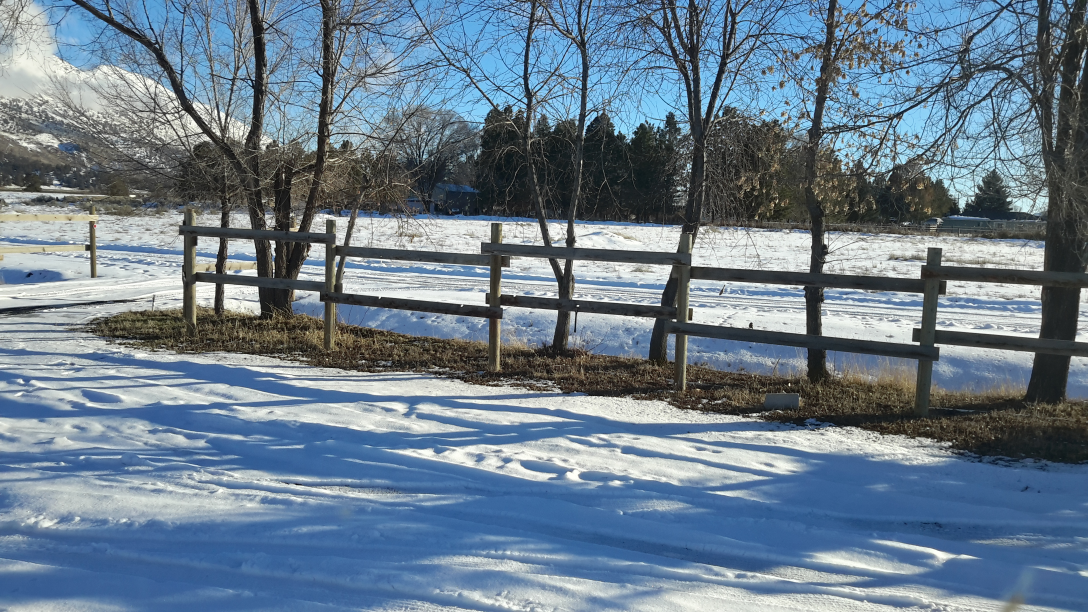
#> input picture input.jpg, 3264 x 1836 px (shown at 1/3 size)
$ python extreme_sprocket_overlay.py
#> lines starting #> are read from the running program, lines starting #| are printed output that depends on the picture
import cv2
import numpy as np

# [62 lines left out: function draw_variable_bleed_lines, not called in this run]


def create_sprocket_overlay(width, height, rolls=4, corner_radius_mm=0.25,
                           min_bleed_mm=0.75, max_bleed_mm=1.5):
    # Constants in pixels (converted from mm assuming 35mm film height)
    mm_to_px = height / (35 * rolls + 29)  # 35mm per roll + 10mm top/bottom border
    film_height = int(35 * mm_to_px)
    border_height = int(10 * mm_to_px)
    sprocket_width = int(1.9 * mm_to_px)
    sprocket_height = int(2.794 * mm_to_px)
    sprocket_spacing = int(4.7498 * mm_to_px)
    sprocket_offset = int(1.9 * mm_to_px)
    roll_spacing = int(3 * mm_to_px)  # Spacing between film rolls
    # Convert corner radius from mm to pixels
    corner_radius = int(corner_radius_mm * mm_to_px)
    total_film_and_borders = int((film_height * 4) + (border_height * 2) + (roll_spacing * 3))  # Height of the picture area

    # Create a blank image for the overlay with an alpha channel
    overlay = np.zeros((height, width, 4), dtype=np.uint8)  # RGBA: Black background with alpha

    # Create a separate layer for the bleed lines
    bleed_lines = np.zeros((height, width), dtype=np.uint8)

    # Extract the alpha channel for drawing and ensure it is contiguous
    alpha_channel = np.ascontiguousarray(overlay[:, :, 3])

    # Draw black borders
    alpha_channel[:border_height, :] = 255  # Top border (alpha channel)
    alpha_channel[-border_height:, :] = 255  # Bottom border (alpha channel)

    # Draw variable white bleed lines on the separate layer
    # Top roll position
    top_roll_top = border_height
    # Bottom roll position
    bottom_roll_bottom = height - border_height

    # Draw variable height bleed line at top of top roll
    for x in range(width):
        # Create variable period and amplitude
        x_normalized = x / width
        period = 3 * (1 + 0.5 * np.sin(2 * np.pi * x_normalized * 1.7))
        amplitude = (max_bleed_mm - min_bleed_mm) * mm_to_px / 2 * (1 + 0.2 * np.sin(2 * np.pi * x_normalized * 2.3))

        # Calculate height using sine wave with variable period and amplitude
        base_bleed = (min_bleed_mm + max_bleed_mm) / 2 * mm_to_px
        top_height = int(base_bleed + amplitude * np.sin(2 * np.pi * x / (width / period)))

        # Ensure height is within bounds
        top_height = max(int(min_bleed_mm * mm_to_px), min(int(max_bleed_mm * mm_to_px), top_height))

        # Draw white line at top of top roll
        bleed_lines[top_roll_top:top_roll_top + top_height, x] = 255

    # Draw variable height bleed line at bottom of bottom roll
    for x in range(width):
        # Create different variable period and amplitude for bottom
        x_normalized = x / width
        period = 3 * (1 + 0.5 * np.sin(2 * np.pi * x_normalized * 2.1))
        amplitude = (max_bleed_mm - min_bleed_mm) * mm_to_px / 2 * (1 + 0.2 * np.sin(2 * np.pi * x_normalized * 1.9))

        # Calculate height using sine wave with variable period and amplitude
        base_bleed = (min_bleed_mm + max_bleed_mm) / 2 * mm_to_px
        bottom_height = int(base_bleed + amplitude * np.sin(2 * np.pi * x / (width / period) + 0.7))

        # Ensure height is within bounds
        bottom_height = max(int(min_bleed_mm * mm_to_px), min(int(max_bleed_mm * mm_to_px), bottom_height))

        # Draw white line at bottom of bottom roll
        bleed_lines[bottom_roll_bottom - bottom_height:bottom_roll_bottom, x] = 255

    # Apply Gaussian blur to the bleed lines for smoother transitions
    bleed_lines = cv2.GaussianBlur(bleed_lines, (9, 9), 0)

    # Copy blurred bleed lines to RGB channels of overlay
    for c in range(3):
        overlay[:, :, c] = bleed_lines

    # Draw sprocket holes for each roll
    for roll in range(rolls):
        roll_top = border_height + roll * (film_height + roll_spacing)
        roll_bottom = roll_top + film_height

        # Draw black bar for roll spacing (except after the last roll)
        if roll < rolls - 1:
            spacing_top = roll_bottom
            spacing_bottom = spacing_top + roll_spacing
            alpha_channel[spacing_top:spacing_bottom, :] = 255  # Black bar for spacing (alpha channel)

        # Draw white bleed lines
    #    if roll == 0:
    #        alpha_channel[roll_top - 2:roll_top, :] = 255  # Top white bleed (alpha channel)
    #    if roll == rolls - 1:
    #        alpha_channel[roll_bottom - 2:roll_bottom, :] = 255  # Bottom white bleed (alpha channel)

        # Draw sprocket holes horizontally along the width
        for x in range(0, width, sprocket_spacing):
            # Define sprocket hole coordinates
            top_left = (x, roll_top + sprocket_offset)
            bottom_right = (x + sprocket_width, roll_top + sprocket_offset + sprocket_height)

            # Draw rounded corners first on the alpha channel
            # Top-left corner
            cv2.circle(alpha_channel, (top_left[0] + corner_radius, top_left[1] + corner_radius), corner_radius, 255, -1)
            # Top-right corner
            cv2.circle(alpha_channel, (bottom_right[0] - corner_radius, top_left[1] + corner_radius), corner_radius, 255, -1)
            # Bottom-left corner
            cv2.circle(alpha_channel, (top_left[0] + corner_radius, bottom_right[1] - corner_radius), corner_radius, 255, -1)
            # Bottom-right corner
            cv2.circle(alpha_channel, (bottom_right[0] - corner_radius, bottom_right[1] - corner_radius), corner_radius, 255, -1)

            # Draw the rectangle excluding the corners on the alpha channel
            cv2.rectangle(alpha_channel, (top_left[0] + corner_radius, top_left[1]),
                          (bottom_right[0] - corner_radius, bottom_right[1]), 255, -1)
            cv2.rectangle(alpha_channel, (top_left[0], top_left[1] + corner_radius),
                          (bottom_right[0], bottom_right[1] - corner_radius), 255, -1)

            # Repeat for bottom sprocket holes
            top_left = (x, roll_bottom - sprocket_offset - sprocket_height)
            bottom_right = (x + sprocket_width, roll_bottom - sprocket_offset)

            # Draw rounded corners first on the alpha channel
            # Top-left corner
            cv2.circle(alpha_channel, (top_left[0] + corner_radius, top_left[1] + corner_radius), corner_radius, 255, -1)
            # Top-right corner
            cv2.circle(alpha_channel, (bottom_right[0] - corner_radius, top_left[1] + corner_radius), corner_radius, 255, -1)
            # Bottom-left corner
            cv2.circle(alpha_channel, (top_left[0] + corner_radius, bottom_right[1] - corner_radius), corner_radius, 255, -1)
            # Bottom-right corner
            cv2.circle(alpha_channel, (bottom_right[0] - corner_radius, bottom_right[1] - corner_radius), corner_radius, 255, -1)

            # Draw the rectangle excluding the corners on the alpha channel
            cv2.rectangle(alpha_channel, (top_left[0] + corner_radius, top_left[1]),
                          (bottom_right[0] - corner_radius, bottom_right[1]), 255, -1)
            cv2.rectangle(alpha_channel, (top_left[0], top_left[1] + corner_radius),
                          (bottom_right[0], bottom_right[1] - corner_radius), 255, -1)

    # Apply Gaussian blur to the alpha channel for anti-aliasing
    overlay[:, :, 3] = cv2.GaussianBlur(alpha_channel, (5, 5), 0)  # Kernel size (5, 5) for smoothing

    return overlay

def apply_sprocket_overlay(source_image_path, output_image_path, width, height):
    # Load the source image
#> called with source_image_path = 'input.jpg', output_image_path = 'output.jpg', width = 6000, height = 1725
    source_image = cv2.imread(source_image_path)
#> source_image is the input picture: shape (1836, 3264, 3); mean B, G, R 141.4, 125.2, 106.9
    if source_image is None:
        raise ValueError("Image not found or invalid image path.")

    # Constants in pixels (recalculate to match create_sprocket_overlay)
    mm_to_px = height / (35 * 4 + 29)  # 35mm per roll + 10mm top/bottom border
    film_height = int(35 * mm_to_px)
    border_height = int(10 * mm_to_px)
    roll_spacing = int(3 * mm_to_px)

    # Resize the source image to fit within the film rolls
    source_height, source_width = source_image.shape[:2]
#> source_height = 1836; source_width = 3264
    aspect_ratio = width / height
    source_aspect_ratio = source_width / source_height
#> source_aspect_ratio = 1.78

    if source_aspect_ratio > aspect_ratio:
        # Crop width to match the target aspect ratio
        new_width = int(source_height * aspect_ratio)
        crop_x = (source_width - new_width) // 2
        source_image = source_image[:, crop_x:crop_x + new_width]
    else:
        # Crop height to match the target aspect ratio
        new_height = int(source_width / aspect_ratio)
#> new_height = 938
        crop_y = (source_height - new_height) // 2
#> crop_y = 449
        source_image = source_image[crop_y:crop_y + new_height, :]
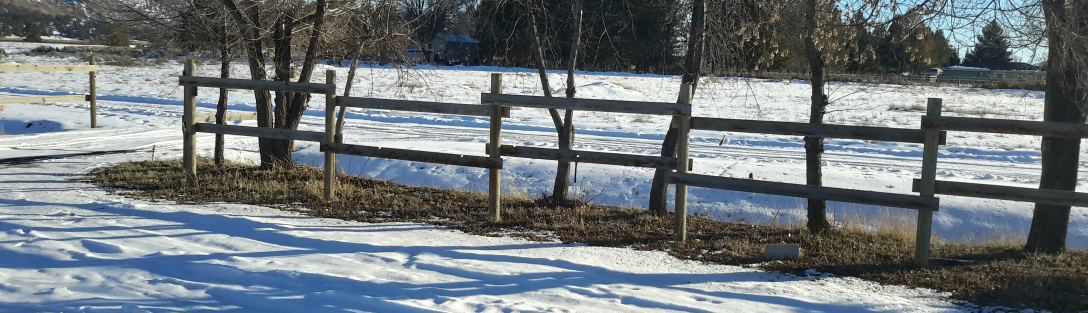
#> source_image: shape (938, 3264, 3) (shown at 1/3 size); mean B, G, R 123.7, 119.8, 112.5

    # Resize the cropped image to match the film area
    film_area_height = height - (2 * border_height) - (3 * roll_spacing)  # Exclude borders and spacing
    film_area_width = width
    resized_image = cv2.resize(source_image, (film_area_width, int(film_area_height)))

    # Convert the resized image to grayscale
    resized_image = cv2.cvtColor(resized_image, cv2.COLOR_BGR2GRAY)
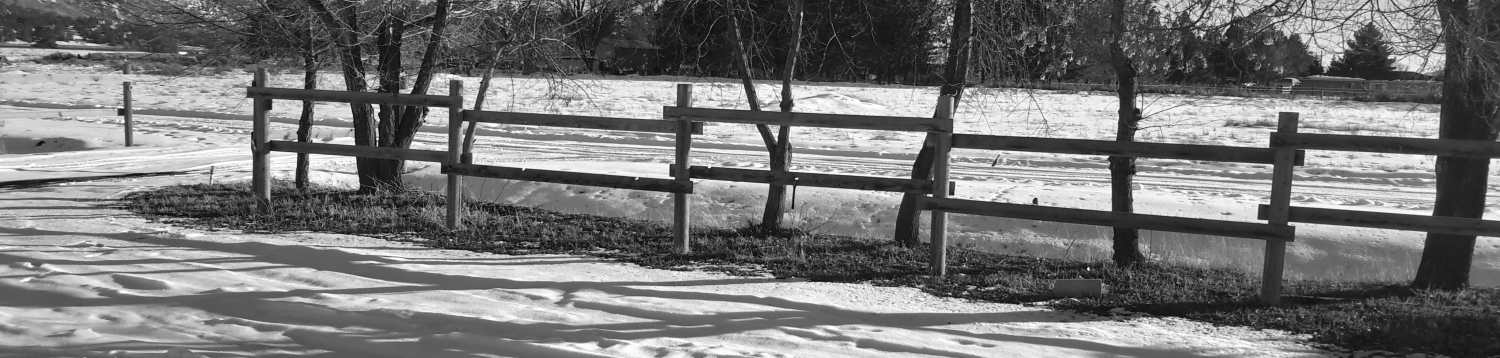
#> resized_image: shape (1431, 6000) (shown at 1/4 size); min 0, max 255, mean 117.9

    # Create the sprocket overlay
    overlay = create_sprocket_overlay(width, height)

    # Create a result array with the same dimensions as the overlay
    result = np.ones((height, width), dtype=np.uint8) * 255  # White background

    # Place the resized image in the center of the overlay
    # Calculate roll heights based on the actual film height
    mm_to_px = height / (35 * 4 + 29)  # 35mm per roll + 10mm top/bottom border
    film_height = int(35 * mm_to_px)
    border_height = int(10 * mm_to_px)
    roll_spacing = int(3 * mm_to_px)

    # Calculate the vertical positions for each roll
    roll_positions = []
    for roll in range(4):
        roll_top = border_height + roll * (film_height + roll_spacing)
        roll_bottom = roll_top + film_height
        roll_positions.append((roll_top, roll_bottom))

    # Divide the resized image into 4 equal parts
    resized_height = resized_image.shape[0]
#> resized_height = 1431
    section_height = resized_height // 4
#> section_height = 357

    # Place each section onto the corresponding film roll
    for roll, (roll_top, roll_bottom) in enumerate(roll_positions):
        start_idx = roll * section_height
        end_idx = start_idx + (section_height - roll_spacing) if roll < 3 else resized_height

        section = resized_image[start_idx:end_idx]
        if roll_bottom - roll_top != section.shape[0]:
            # Resize the section to fit the roll height
            section = cv2.resize(section, (width, roll_bottom - roll_top))

        result[roll_top:roll_bottom, :] = section
#> this loop made 4 passes
#> pass 1, in apply_sprocket_overlay, `section = resized_image[start_idx:end_idx]`:
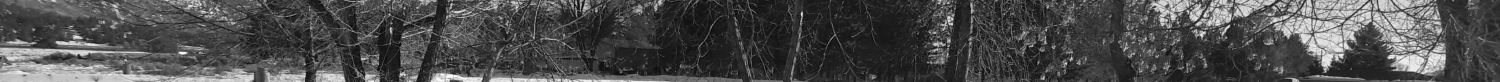
#> section: shape (327, 6000) (shown at 1/4 size); min 1, max 255, mean 76.2
#> pass 1, in apply_sprocket_overlay, `section = cv2.resize(section, (width, roll_bottom - roll_top))`:
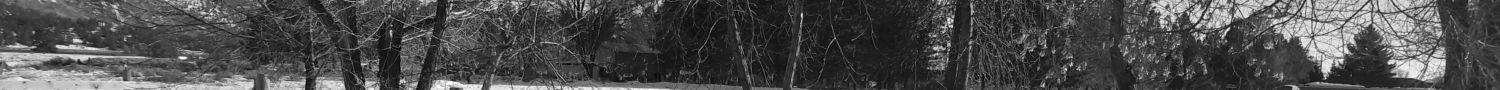
#> section: shape (357, 6000) (shown at 1/4 size); min 1, max 255, mean 76.1
#> after the loop:
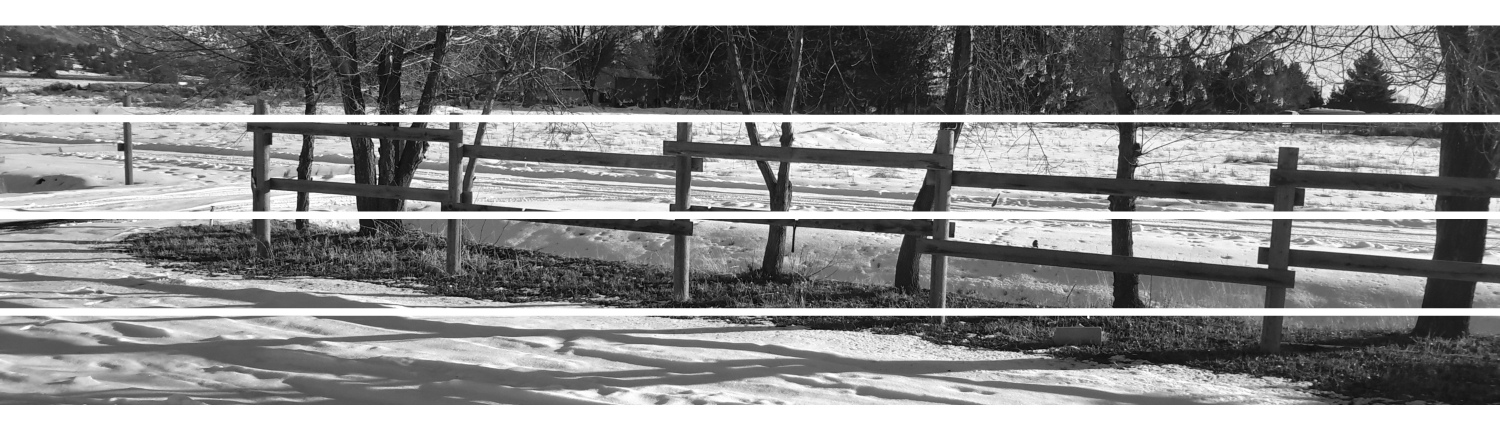
#> result: shape (1725, 6000) (shown at 1/4 size); min 0, max 255, mean 140.9
#> after the loop:
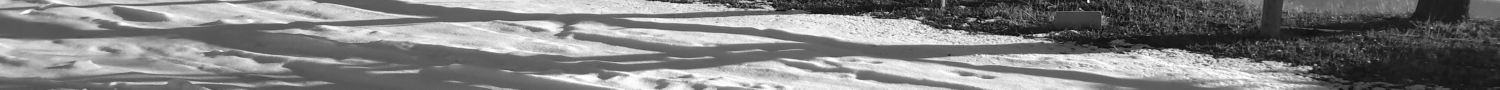
#> section: shape (357, 6000) (shown at 1/4 size); min 2, max 255, mean 128.7

    # Apply the alpha channel for blending
    alpha = overlay[:, :, 3] / 255.0  # Normalize alpha to range [0, 1]

    # Create a new result array with 3 channels
    final_result = np.zeros((height, width, 3), dtype=np.uint8)

    # First blend the grayscale image with black for sprocket holes
    for c in range(3):
        final_result[:, :, c] = (1 - alpha) * result + alpha * 0  # Blend with black
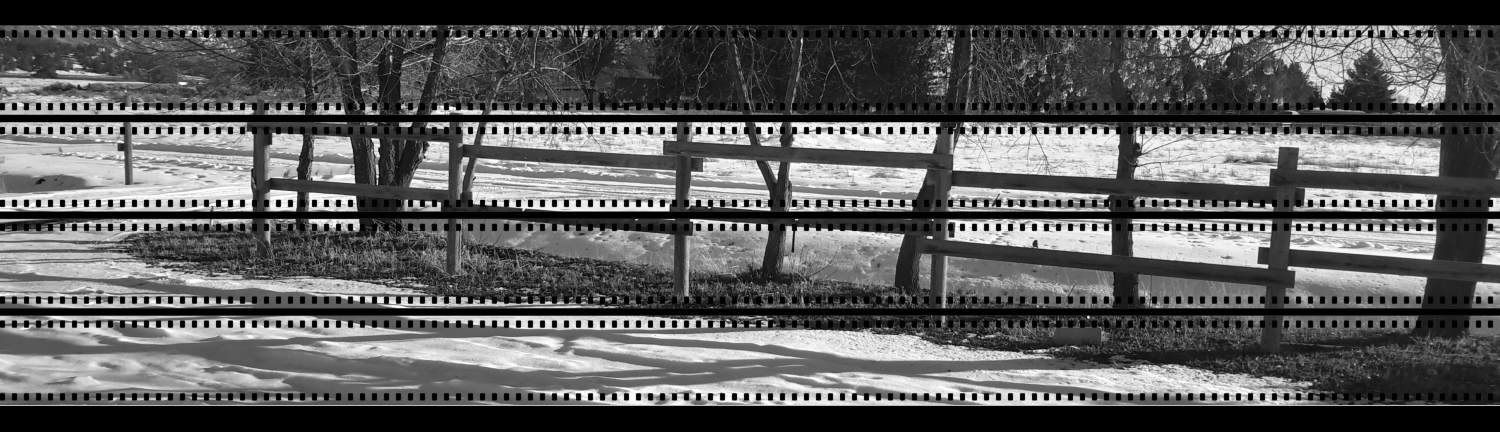
#> final_result: shape (1725, 6000, 3) (shown at 1/4 size); min 0, max 255, mean 90.8

    # Then, overlay the white bleed lines on top with smooth blending
    # Create a normalized weight matrix from the RGB channels of the overlay
    white_weight = overlay[:, :, 0] / 255.0  # Use one channel (all are the same)

    # Apply weighted blend of white pixels from overlay
    for c in range(3):
        # Blend based on weight: result = (1-weight)*current + weight*white
        final_result[:, :, c] = (1 - white_weight) * final_result[:, :, c] + white_weight * 255

    # Save the result
    cv2.imwrite(output_image_path, final_result)

if __name__ == "__main__":
    # Example usage
    output_width = 6000  # Configurable width
    output_height = int(output_width / (400 / 115))  # Maintain aspect ratio
    source_image_path = "input.jpg"  # Replace with your input image path
    output_image_path = "output.jpg"  # Replace with your desired output path

    apply_sprocket_overlay(source_image_path, output_image_path, output_width, output_height)
